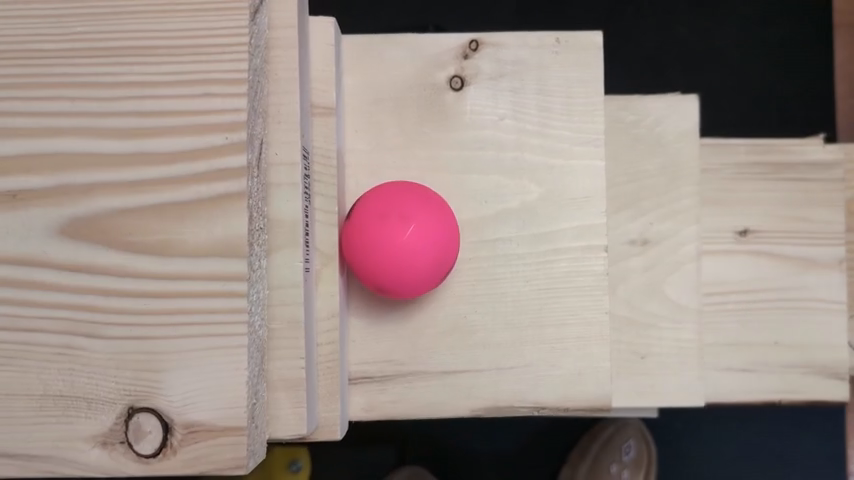
#> input picture frame 25 of Vision/performance test - 480.mp4, 854 x 480 px, given in place of performance test.mp4, which was not available
$ python vision_bgr.py
#> lines starting #> are read from the running program, lines starting #| are printed output that depends on the picture; after the words box and inside, x2 and y2 are one past the last pixel; in counts of white or black regions, pixels touching at a corner belong together; pictures that were not available may be replaced by others from this repository, and a replacement may not be noted
import math
import cv2
import numpy
import time
from enum import Enum

# Initialize Opencv2 Objects
camera = cv2.VideoCapture("performance test.mp4")
if not camera.isOpened():
    print("couldn't open video file")
    exit()
morph_kernel = numpy.ones((5,5), numpy.uint8)

# Color thresholds
lower_bound = numpy.array([54, 34, 140])
upper_bound = numpy.array([144, 92, 255])

def nothing(x):
    pass

def contour_center(contour) -> tuple[int, int]:

    moments: dict[str, float] = cv2.moments(contour)

    if moments["m00"] == 0:
        return 0, 0

    return int(moments["m10"] / moments["m00"]), int(moments["m01"] / moments["m00"])

last_frame = None
def run_cv2() -> bool:

    global last_frame
    global lower_bound
    global upper_bound

    lower_bound[0] = cv2.getTrackbarPos("minimum B", "Window")
    upper_bound[0] = cv2.getTrackbarPos("maximum B", "Window")
    lower_bound[1] = cv2.getTrackbarPos("minimum G", "Window")
    upper_bound[1] = cv2.getTrackbarPos("maximum G", "Window")
    lower_bound[2] = cv2.getTrackbarPos("minimum R", "Window")
    upper_bound[2] = cv2.getTrackbarPos("maximum R", "Window")

    successfulRead, frame = camera.read()
#> frame is the input picture: shape (480, 854, 3); mean B, G, R 133.1, 139, 153.4
    if not successfulRead:
        frame = last_frame
    else:
        last_frame = frame

    mask = cv2.inRange(frame, lower_bound, upper_bound)
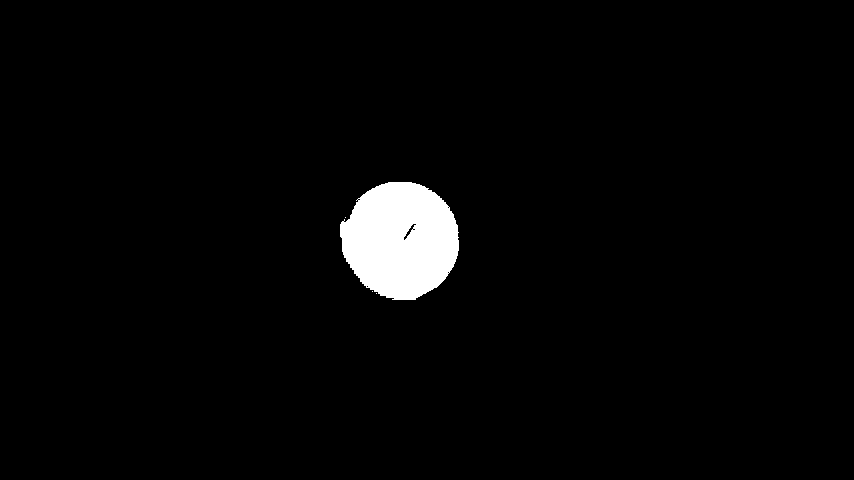
#> mask: shape (480, 854); 2.6% white; 4 white regions (3 under 20 px), largest, box (x1, y1, x2, y2) and area: (340, 182, 459, 300) 10761

    mask = cv2.morphologyEx(mask, cv2.MORPH_OPEN, morph_kernel)
#> mask: shape (480, 854); 2.6% white; 1 white region, box (x1, y1, x2, y2) and area: (340, 182, 459, 300) 10734
    mask = cv2.morphologyEx(mask, cv2.MORPH_CLOSE, morph_kernel)
#> mask: shape (480, 854); 2.6% white; 1 white region

    contours, _ = cv2.findContours(mask, cv2.RETR_EXTERNAL, cv2.CHAIN_APPROX_SIMPLE)
#> contours = 1 contour; box (x1, y1, x2, y2) and area: (340, 182, 459, 300) 10600

    if len(contours) == 0:
        print("No ball found")
        return True

    largest_contour = max(contours, key=cv2.contourArea)
#> largest_contour = contour of 178 points, box (x1, y1, x2, y2) (340, 182, 459, 300), area 10600
    center = contour_center(largest_contour)
#> in contour_center, `moments: dict[str, float] = cv2.moments(contour)`: moments = moments, m00 10600.5, centre m10/m00, m01/m00 = (400.4, 239.8)
#> center = (400, 239)
    cv2.circle(mask, center, 5, (0, 0, 255), -1)
#> mask: shape (480, 854); 2.6% white; 1 white region, box (x1, y1, x2, y2) and area: (340, 182, 459, 300) 10702

    print(center)
#| (400, 239)

    colorized_mask = cv2.cvtColor(mask, cv2.COLOR_GRAY2BGR)
    combined = numpy.hstack((frame, colorized_mask))
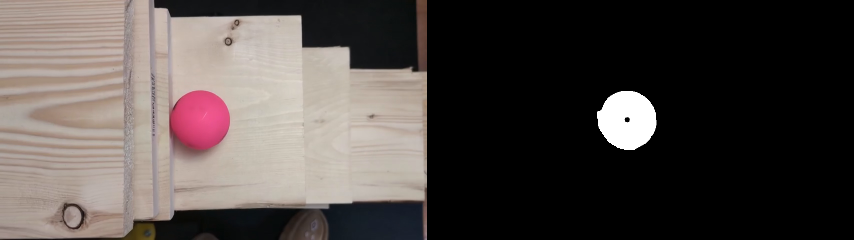
#> combined: shape (480, 1708, 3) (shown at 1/2 size); mean B, G, R 69.9, 72.9, 80

    cv2.imshow("Window", combined)

    return True

# Initialize Sliders
cv2.namedWindow("Window")
cv2.createTrackbar("minimum B", "Window", lower_bound[0], 255, nothing)
cv2.createTrackbar("maximum B", "Window", upper_bound[0], 255, nothing)
cv2.createTrackbar("minimum G", "Window", lower_bound[1], 255, nothing)
cv2.createTrackbar("maximum G", "Window", upper_bound[1], 255, nothing)
cv2.createTrackbar("minimum R", "Window", lower_bound[2], 255, nothing)
cv2.createTrackbar("maximum R", "Window", upper_bound[2], 255, nothing)

while run_cv2():
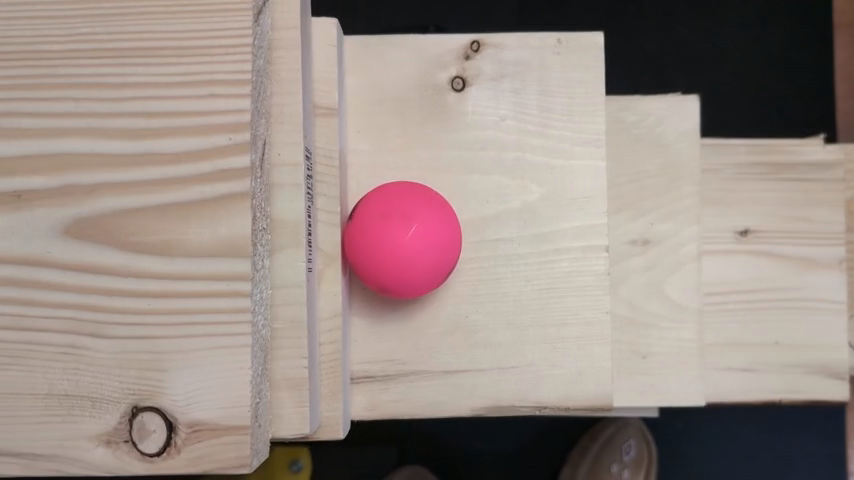
#> input picture frame 26 of Vision/performance test - 480.mp4, 854 x 480 px, given in place of performance test.mp4, which was not available
#> in run_cv2, frame is the input picture: shape (480, 854, 3); mean B, G, R 133.5, 139.6, 153.8
#> in run_cv2 (call 2), `mask = cv2.inRange(frame, lower_bound, upper_bound)`:
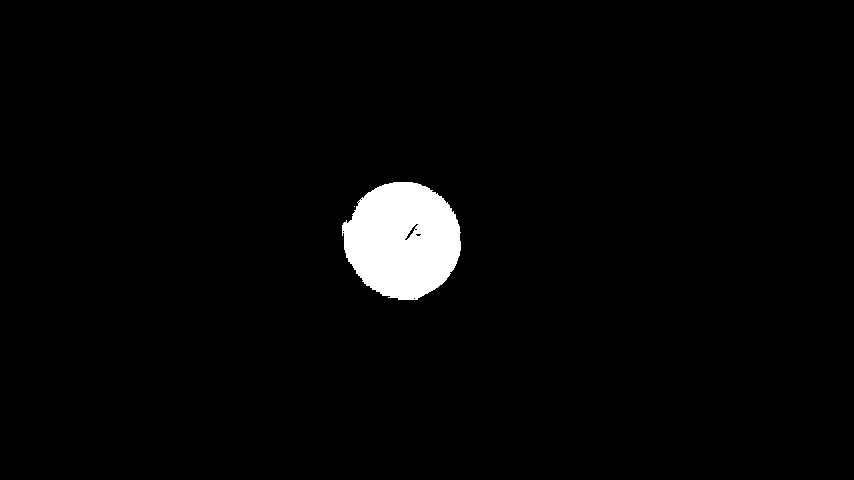
#> mask: shape (480, 854); 2.6% white; 2 white regions (1 under 20 px), largest, box (x1, y1, x2, y2) and area: (342, 182, 461, 300) 10669
#> in run_cv2 (call 2), `mask = cv2.morphologyEx(mask, cv2.MORPH_OPEN, morph_kernel)`: mask: shape (480, 854); 2.6% white; 1 white region, box (x1, y1, x2, y2) and area: (342, 182, 461, 300) 10612
#> in run_cv2 (call 2), `mask = cv2.morphologyEx(mask, cv2.MORPH_CLOSE, morph_kernel)`: mask: shape (480, 854); 2.6% white; 1 white region
#> in run_cv2 (call 2), `contours, _ = cv2.findContours(mask, cv2.RETR_EXTERNAL, cv2.CHAIN_APPR..`: contours = 1 contour; box (x1, y1, x2, y2) and area: (342, 182, 461, 300) 10500
#> in run_cv2 (call 2), `largest_contour = max(contours, key=cv2.contourArea)`: largest_contour = contour of 192 points, box (x1, y1, x2, y2) (342, 182, 461, 300), area 10500
#> in run_cv2 (call 2), `center = contour_center(largest_contour)`: center = (402, 239)
#> in run_cv2 (call 2), `cv2.circle(mask, center, 5, (0, 0, 255), -1)`: mask: shape (480, 854); 2.6% white; 1 white region, box (x1, y1, x2, y2) and area: (342, 182, 461, 300) 10572
#| (402, 239)
    cv2.waitKey(1)

camera.release()
cv2.destroyAllWindows()

$ run again, starting later in the video
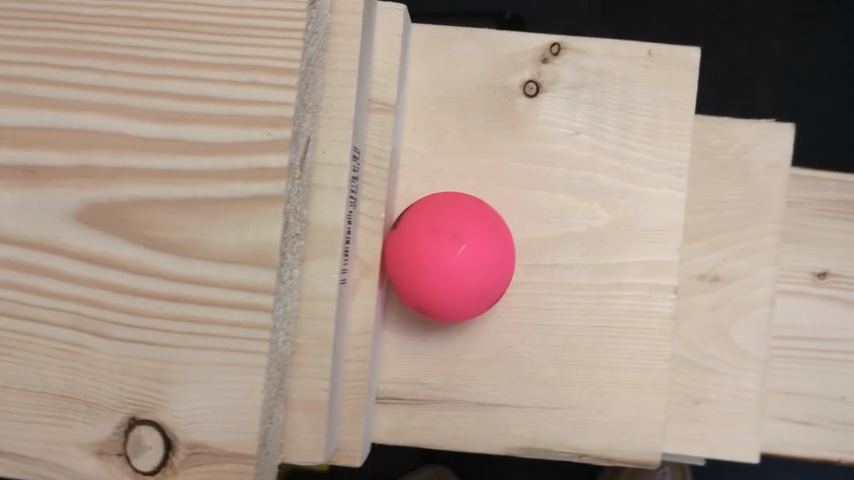
#> input picture frame 112 of Vision/performance test - 480.mp4, 854 x 480 px, given in place of performance test.mp4, which was not available
#> in run_cv2, frame is the input picture: shape (480, 854, 3); mean B, G, R 138.5, 150.7, 170.6
#> in run_cv2, `mask = cv2.inRange(frame, lower_bound, upper_bound)`:
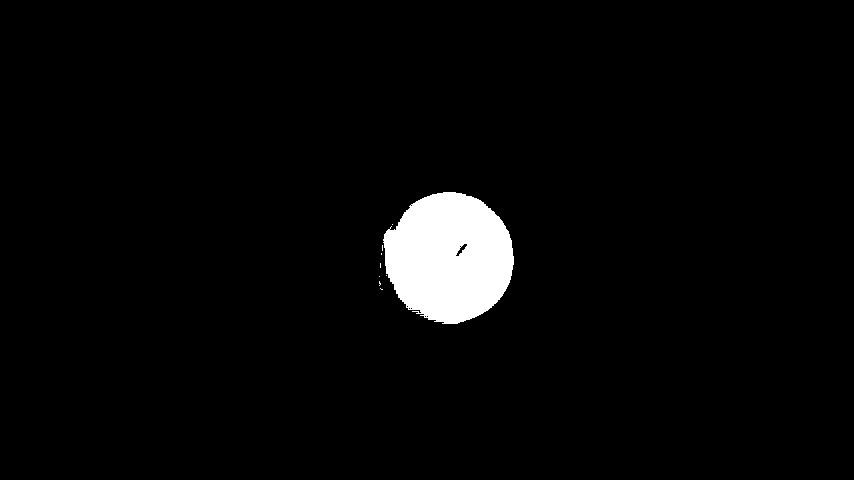
#> mask: shape (480, 854); 3.2% white; 9 white regions (8 under 20 px), largest, box (x1, y1, x2, y2) and area: (383, 192, 514, 324) 13126
#> contours = 1 contour; box (x1, y1, x2, y2) and area: (384, 192, 514, 324) 12918
#> largest_contour = contour of 219 points, box (x1, y1, x2, y2) (384, 192, 514, 324), area 12918
#> moments = moments, m00 12918.5, centre m10/m00, m01/m00 = (449.1, 257.1)
#> center = (449, 257)
#| (449, 257)
#> colorized_mask: shape (480, 854, 3); 3.2% white; 1 white region, box (x1, y1, x2, y2) and area: (384, 192, 514, 324) 13041
#> contours = 1 contour; box (x1, y1, x2, y2) and area: (386, 193, 517, 324) 12915
#> largest_contour = contour of 211 points, box (x1, y1, x2, y2) (386, 193, 517, 324), area 12915
#> center = (452, 257)
#| (452, 257)
#> colorized_mask: shape (480, 854, 3); 3.2% white; 1 white region, box (x1, y1, x2, y2) and area: (386, 193, 517, 324) 13035
#> in run_cv2 (call 2), `combined = numpy.hstack((frame, colorized_mask))`:
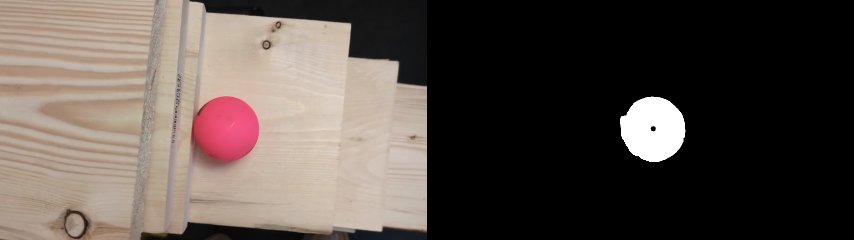
#> combined: shape (480, 1708, 3) (shown at 1/2 size); mean B, G, R 73.4, 79.4, 89.4

$ run again, starting later in the video
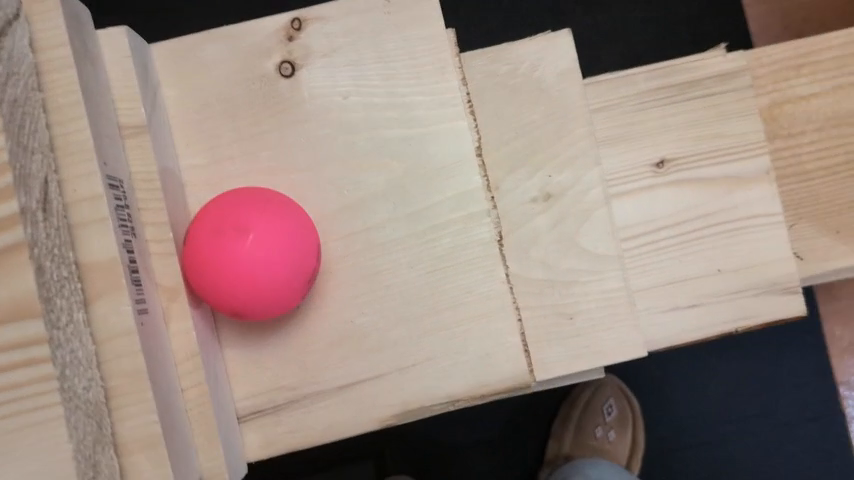
#> input picture frame 200 of Vision/performance test - 480.mp4, 854 x 480 px, given in place of performance test.mp4, which was not available
#> in run_cv2, frame is the input picture: shape (480, 854, 3); mean B, G, R 126.3, 134.7, 153.1
#> in run_cv2, `mask = cv2.inRange(frame, lower_bound, upper_bound)`:
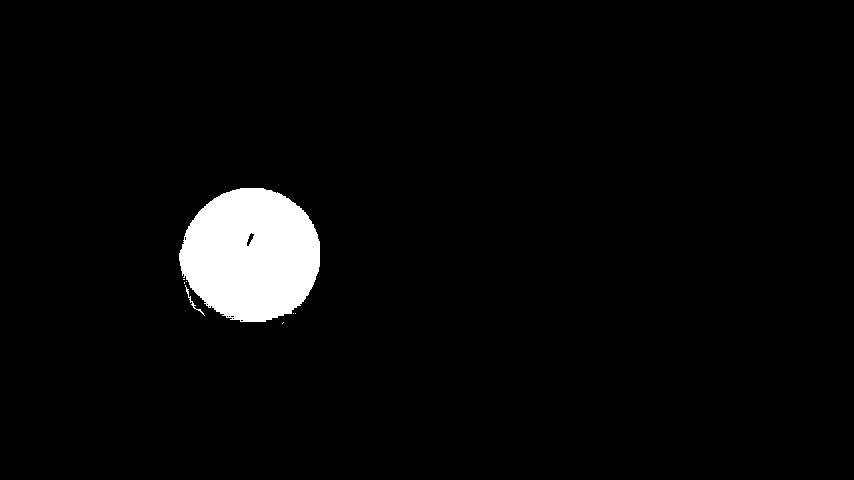
#> mask: shape (480, 854); 3.6% white; 8 white regions (6 under 20 px), largest, box (x1, y1, x2, y2) and area: (179, 188, 320, 322) 14607, (185, 285, 205, 316) 62
#> contours = 1 contour; box (x1, y1, x2, y2) and area: (179, 188, 320, 322) 14384
#> largest_contour = contour of 220 points, box (x1, y1, x2, y2) (179, 188, 320, 322), area 14384
#> moments = moments, m00 14384.5, centre m10/m00, m01/m00 = (251, 254.3)
#> center = (251, 254)
#| (251, 254)
#> colorized_mask: shape (480, 854, 3); 3.5% white; 1 white region, box (x1, y1, x2, y2) and area: (179, 188, 320, 322) 14518
#> contours = 1 contour; box (x1, y1, x2, y2) and area: (172, 182, 314, 316) 14540
#> largest_contour = contour of 225 points, box (x1, y1, x2, y2) (172, 182, 314, 316), area 14540
#> center = (244, 248)
#| (244, 248)
#> colorized_mask: shape (480, 854, 3); 3.6% white; 1 white region, box (x1, y1, x2, y2) and area: (172, 182, 314, 316) 14673
#> in run_cv2 (call 2), `combined = numpy.hstack((frame, colorized_mask))`:
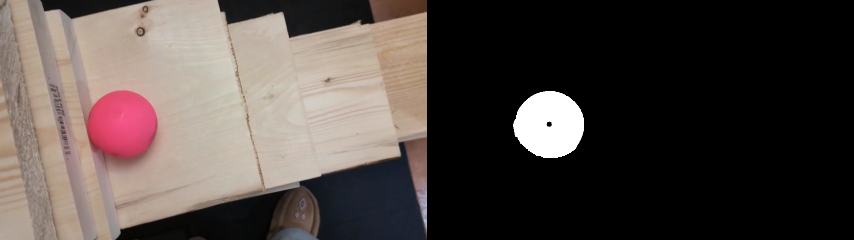
#> combined: shape (480, 1708, 3) (shown at 1/2 size); mean B, G, R 68.2, 72.4, 81.5
